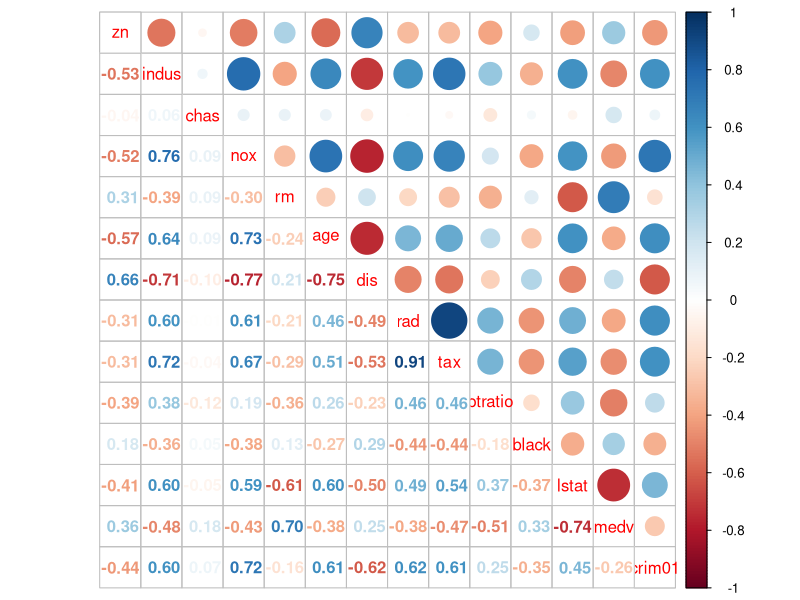

Reproduce this figure in R. (Note: this script raises an error after producing the figure.)
library(MASS)
library(corrplot)

##############################################################################
# Logistic regression
##############################################################################

# ressource: https://rpubs.com/datascientiest/248183

#head(Boston)
#str(Boston)
summary(Boston)

# Load Boston data set
data("Boston")

# Create list with same size as crime coloum with all zeros
crim01 <- rep(0, length(Boston$crim))

# Insert 1's where crime is over median 
crim01[Boston$crim > median(Boston$crim)] <- 1

# Add crim01 coloum to Boston dataset
Boston <- data.frame(Boston, crim01)

summary(Boston)

# Set random number generator in R
set.seed(1234)

# Create training data - 70% training  data and 30% test data
train <- sample(1:dim(Boston)[1], dim(Boston)[1]*.7, rep=FALSE)

# Create test data (-train means all not all train data)
 test <- -train
  
# Add training data to variable
Boston.train <- Boston[train, ]

# Add test data to variable (all data which is not train)
Boston.test <- Boston[test, ]

# From the the crime data, add the only test data to crim01.test variable
crim01.test <- crim01[test]

# Generate logistic regression model
# GLM Parameter explaination
  # crim01: The variable we want to predict
  # ~ .: all variables in Boston dataset is set as predictors 
  # - crime01 -crim: remove crime01 and crim colums as predictors
  # data = Boston: use Boston data set
  # binomial: logit
fit.glm1 <- glm(crim01 ~ . - crim01 - crim, data = Boston, family = binomial)

# Summary of the models coefficients and p-values
summary(fit.glm1)

# Correlation matrix
  # Find candidates which indicates the positive correlation on crim01
corrplot::corrplot.mixed(cor(Boston[, -1]), upper="circle")

# Generate logistic regression model
  # GLM Parameter explaination
  # crim01: The variable we want to predict
  # nox (0.72) + indus (0.6) + age (0.61) + rad (0.62): Predictors 
fit.glm <- glm(crim01 ~ nox + indus + age + rad, data = Boston, family = binomial)
Summary(fit.glm)


# Use our model and see how it predicts on Test data set 
  # The predict function, predicts the probability for crime, given the predictors 
probs <- predict(fit.glm, Boston.test, type = "response")

# Create list with same size as probs with all zeros 
pred.glm <- rep(0, length(probs))

# Insert 1's where probability is larger than 0.5    
pred.glm[probs > 0.5] <- 1

# Confusion matrix in order to determine how many observations were correctly or incorrectly classified
  # Correct prediction: 65 suburbs with no crimes over median and 68 suburbs with crimes over median
  # wrong prediction: 15 which the model predicted to no crime had crime. 4 which the model predicted had crime which hadnt crime
table(pred.glm, crim01.test)

# Computes the rate of misclassification (0.125)
mean(pred.glm != crim01.test)

##############################################################################
# Linear discriminant analysis
##############################################################################


# Create model
fit.lda <- lda(crim01 ~ nox + indus + age + rad , data = Boston)

# Use the model for prediction on test data
pred.lda <- predict(fit.lda, Boston.test)

# Confusion matrix
table(pred.lda$class, crim01.test)

# Misclassification rate
mean(pred.lda$class != crim01.test)


##############################################################################
# KNN
##############################################################################

data = scale(Boston[,-c(1,15)])
set.seed(1234)
train <- sample(1:dim(Boston)[1], dim(Boston)[1]*.7, rep=FALSE)
test <- -train
training_data = data[train, c("nox" , "indus" , "age" , "rad")]
testing_data = data[test, c("nox" , "indus" , "age" , "rad")]
## KNN take the training response variable seperately
train.crime01 = Boston$crim01[train]
## we also need the have the testing_y seperately for assesing the model later on
test.crime01= Boston$crim01[test]

library(class)
set.seed(1234)
knn_pred_y = knn(training_data, testing_data, train.crime01, k = 1)
table(knn_pred_y, test.crime01)

# For this KNN (k=1), we have a test error rate of 9.21%
mean(knn_pred_y != test.crime01)

knn_pred_y = NULL
error_rate = NULL
for(i in 1:dim(testing_data)[1]){
  set.seed(1234)
  knn_pred_y = knn(training_data,testing_data,train.crime01,k=i)
  error_rate[i] = mean(test.crime01 != knn_pred_y)
}

### find the minimum error rate
min_error_rate = min(error_rate)
print(min_error_rate)

### get the index of that error rate, which is the k
K = which(error_rate == min_error_rate)
print(K)

# Minimum error rate is 6.57% at K=3

library(ggplot2)
qplot(1:dim(testing_data)[1], error_rate, xlab = "K",
      ylab = "Error Rate",
      geom=c("point", "line"))
